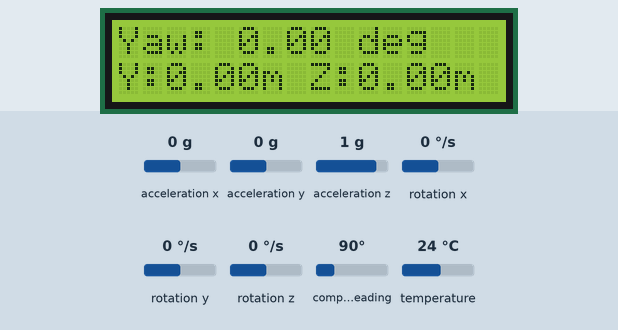
Recording of a sketch running on a simulated Arduino Uno, built with avr-gcc and run on an emulated ATmega328P. Parts: 16×2 character LCD. Inputs (shaded band) come from the test bench; at power-on: acceleration y 0 g, acceleration z 1 g, rotation x 0 °/s, compass heading 90°, acceleration x 0 g, rotation y 0 °/s, rotation z 0 °/s, temperature 24 °C. What the sketch prints to the serial monitor is not drawn.

Above: at 11.3 s.
11.4 s: acceleration y set to -1.4 g
At 11.66 s:
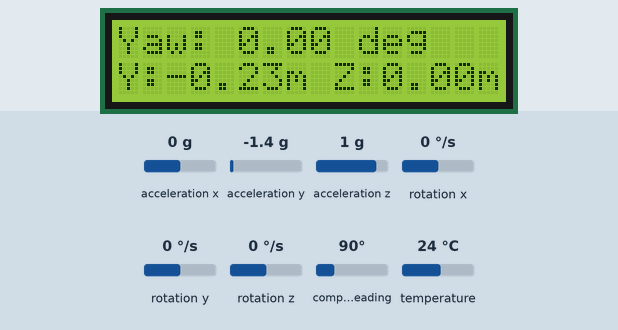
13.0 s: acceleration z set to -1.4 g
At 13.16 s:
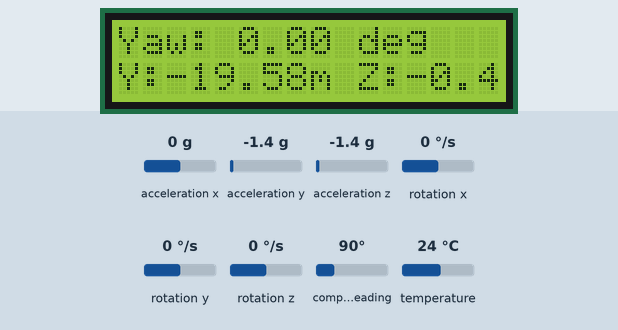
14.5 s: rotation x set to 100 °/s
At 14.76 s:
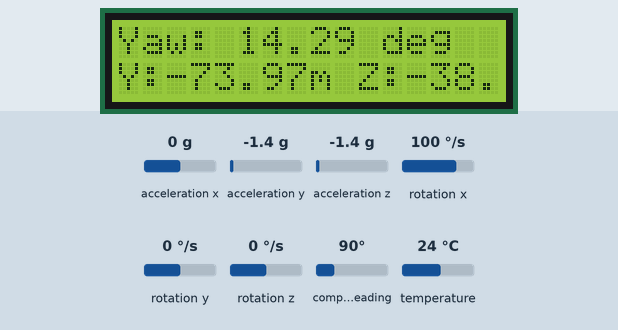
16.1 s: compass heading set to 7°
At 16.42 s:
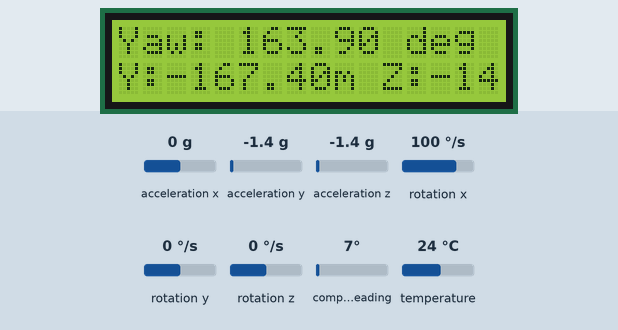
17.8 s: acceleration y set to -0.8 g
At 18.12 s:
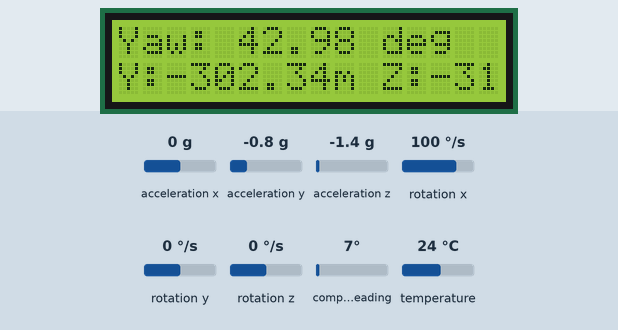
19.5 s: compass heading set to 180°
At 19.82 s:
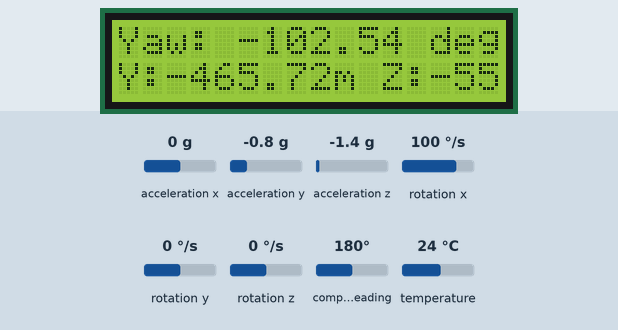

The sketch:

combine.ino
```cpp
#include <LiquidCrystal_PCF8574.h>
#include <Wire.h>
#include <Adafruit_MPU6050.h>
#include <Adafruit_Sensor.h>
#include <QMC5883LCompass.h>

LiquidCrystal_PCF8574 lcd(0x27);
Adafruit_MPU6050 mpu;
QMC5883LCompass compass;

float yaw = 0.0f;  // Yaw 角度 (累積旋轉角度)
float yaw_mag = 0.0f; // 磁力計 Yaw 角度
float yaw_fused = 0.0f; // 互補濾波後的 Yaw 角度
const float alpha = 0.98f; // 互補濾波權重

unsigned long prevTime = 0;

float vY = 0, vZ = 0;
float sY = 0, sZ = 0;

// **誤差修正變數**
float biasAccY = 0.0f, biasAccZ = 0.0f;
float biasGyroZ = 0.0f;
float yaw_offset = 0.0f; // 磁力計初始角度偏移

void calibrateSensors() {
  Serial.println("Calibrating sensors... Keep MPU6050 still for 10 seconds.");
  lcd.setCursor(0, 0);
  lcd.print("Calibrating");
  lcd.setCursor(0, 1);
  lcd.print("sensors...");

  float sumAccY = 0, sumAccZ = 0;
  float sumGyroZ = 0;
  int count = 0;

  unsigned long startTime = millis();
  while (millis() - startTime < 10000) {
    sensors_event_t a, g, temp;
    mpu.getEvent(&a, &g, &temp);

    sumAccY += a.acceleration.y;
    sumAccZ += a.acceleration.z;
    sumGyroZ += g.gyro.x;

    count++;
    delay(10);
  }

  biasAccY = sumAccY / count;
  biasAccZ = sumAccZ / count;  // **去除重力**
  biasGyroZ = sumGyroZ / count;
  Serial.println("Calibration complete.");
}

void setup() {
  Serial.begin(9600);
  lcd.begin(16, 2);
  lcd.setBacklight(255);
  lcd.clear();

  if (!mpu.begin()) {
    Serial.println("無法找到 MPU6050 傳感器！");
    while (1) { delay(10); }
  }

  mpu.setAccelerometerRange(MPU6050_RANGE_2_G);
  mpu.setGyroRange(MPU6050_RANGE_250_DEG);

  delay(100);
  calibrateSensors();

  // 讀取磁力計初始角度作為偏移
  compass.read();
  yaw_offset = atan2(compass.getY(), compass.getX()) * 57.2958;
  if (yaw_offset < 0) yaw_offset += 360.0;

  prevTime = micros();
}

void loop() {
  unsigned long currTime = micros();
  float dt = (currTime - prevTime) / 1000000.0;
  prevTime = currTime;

  sensors_event_t a, g, temp;
  mpu.getEvent(&a, &g, &temp);
  compass.read();

  // **消除誤差**
  float accY = a.acceleration.y - biasAccY;
  float accZ = a.acceleration.z - biasAccZ;
  float gyroZ = g.gyro.x - biasGyroZ;
  float gyroZ_deg = gyroZ * 180.0 / PI;

  // **積分計算 Yaw 旋轉角度**
  yaw += gyroZ_deg * dt;
  if (yaw > 180) yaw -= 360;
  else if (yaw < -180) yaw += 360;

  // **磁力計計算 Yaw 角度**
  yaw_mag = atan2(compass.getY(), compass.getX()) * 57.2958 - yaw_offset;
  if (yaw_mag < 0) yaw_mag += 360.0;

  // **互補濾波融合兩種測量方式**
  yaw_fused = alpha * (yaw_fused + gyroZ_deg * dt) + (1 - alpha) * yaw_mag;
  if (yaw_fused > 180) yaw_fused -= 360;
  else if (yaw_fused < -180) yaw_fused += 360;

  // **計算速度和位移**
  if (fabs(accY) >= 0.05) {
    vY += accY * dt;
    if (fabs(accY) < 0.1) vY *= 0.99;  // 減小漂移
    sY += vY * dt;
  }

  if (fabs(accZ) >= 0.05) {
    vZ += accZ * dt;
    if (fabs(accZ) < 0.1) vZ *= 0.99;
    sZ += vZ * dt;
  }

  Serial.print("Yaw_fused=");
  Serial.print(yaw_fused, 2);
  Serial.print(" deg, AccY=");
  Serial.print(accY, 3);
  Serial.print(" m/s², AccZ=");
  Serial.print(accZ, 3);
  Serial.print(" m/s², vY=");
  Serial.print(vY, 3);
  Serial.print(" m/s, vZ=");
  Serial.print(vZ, 3);
  Serial.print(" m/s, sY=");
  Serial.print(sY, 3);
  Serial.print(" m, sZ=");
  Serial.print(sZ, 3);
  Serial.println(" m");

  // **LCD 顯示**
  lcd.setCursor(0, 0);
  lcd.print("Yaw: ");
  lcd.print(yaw_fused, 2);
  lcd.print(" deg  ");

  lcd.setCursor(0, 1);
  lcd.print("Y:");
  lcd.print(sY, 2);
  lcd.print("m ");
  lcd.print("Z:");
  lcd.print(sZ, 2);
  lcd.print("m ");

  delay(50);
}
```

Measured:
- after the input at 11.4 s, the display: changes after 0.20 s (image 1)
